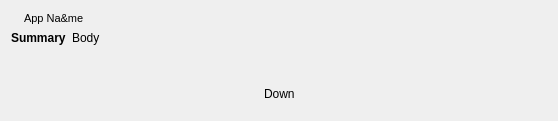
<?xml version="1.0" encoding="UTF-8"?>
<ui version="4.0">
 <class>NotificationPopup</class>
 <widget class="QDialog" name="NotificationPopup">
  <property name="geometry">
   <rect>
    <x>0</x>
    <y>0</y>
    <width>558</width>
    <height>121</height>
   </rect>
  </property>
  <property name="windowTitle">
   <string>Dialog</string>
  </property>
  <layout class="QVBoxLayout" name="verticalLayout">
   <property name="spacing">
    <number>0</number>
   </property>
   <item>
    <layout class="QHBoxLayout" name="horizontalLayout_5">
     <property name="spacing">
      <number>0</number>
     </property>
     <property name="rightMargin">
      <number>0</number>
     </property>
     <item>
      <layout class="QVBoxLayout" name="verticalLayout_3">
       <property name="spacing">
        <number>0</number>
       </property>
       <item>
        <layout class="QHBoxLayout" name="horizontalLayout_7">
         <property name="spacing">
          <number>6</number>
         </property>
         <item>
          <widget class="QLabel" name="appIcon">
           <property name="text">
            <string/>
           </property>
          </widget>
         </item>
         <item>
          <widget class="QLabel" name="appnameLabel">
           <property name="sizePolicy">
            <sizepolicy hsizetype="Expanding" vsizetype="Preferred">
             <horstretch>0</horstretch>
             <verstretch>0</verstretch>
            </sizepolicy>
           </property>
           <property name="font">
            <font>
             <pointsize>8</pointsize>
            </font>
           </property>
           <property name="text">
            <string notr="true">App Na&amp;me</string>
           </property>
          </widget>
         </item>
        </layout>
       </item>
       <item>
        <widget class="QWidget" name="ContentsWidget" native="true">
         <layout class="QHBoxLayout" name="horizontalLayout">
          <property name="spacing">
           <number>6</number>
          </property>
          <property name="leftMargin">
           <number>0</number>
          </property>
          <property name="topMargin">
           <number>6</number>
          </property>
          <property name="rightMargin">
           <number>0</number>
          </property>
          <property name="bottomMargin">
           <number>0</number>
          </property>
          <item>
           <widget class="QLabel" name="summaryLabel">
            <property name="font">
             <font>
              <weight>75</weight>
              <bold>true</bold>
             </font>
            </property>
            <property name="text">
             <string notr="true">Summary</string>
            </property>
            <property name="alignment">
             <set>Qt::AlignLeading|Qt::AlignLeft|Qt::AlignTop</set>
            </property>
           </widget>
          </item>
          <item>
           <widget class="QLabel" name="bodyLabel">
            <property name="sizePolicy">
             <sizepolicy hsizetype="Expanding" vsizetype="Preferred">
              <horstretch>0</horstretch>
              <verstretch>0</verstretch>
             </sizepolicy>
            </property>
            <property name="text">
             <string notr="true">Body</string>
            </property>
            <property name="alignment">
             <set>Qt::AlignLeading|Qt::AlignLeft|Qt::AlignTop</set>
            </property>
            <property name="wordWrap">
             <bool>true</bool>
            </property>
           </widget>
          </item>
         </layout>
        </widget>
       </item>
      </layout>
     </item>
     <item>
      <widget class="QLabel" name="bigIconLabel">
       <property name="text">
        <string/>
       </property>
      </widget>
     </item>
    </layout>
   </item>
   <item>
    <widget class="QWidget" name="buttonsWidget" native="true">
     <layout class="QHBoxLayout" name="horizontalLayout_2">
      <property name="spacing">
       <number>0</number>
      </property>
      <property name="leftMargin">
       <number>0</number>
      </property>
      <property name="topMargin">
       <number>6</number>
      </property>
      <property name="rightMargin">
       <number>0</number>
      </property>
      <property name="bottomMargin">
       <number>0</number>
      </property>
      <item>
       <widget class="QWidget" name="actionsWidget" native="true">
        <layout class="QHBoxLayout" name="horizontalLayout_4">
         <property name="spacing">
          <number>0</number>
         </property>
         <property name="leftMargin">
          <number>0</number>
         </property>
         <property name="topMargin">
          <number>0</number>
         </property>
         <property name="rightMargin">
          <number>0</number>
         </property>
         <property name="bottomMargin">
          <number>0</number>
         </property>
        </layout>
       </widget>
      </item>
      <item>
       <spacer name="horizontalSpacer">
        <property name="orientation">
         <enum>Qt::Horizontal</enum>
        </property>
        <property name="sizeHint" stdset="0">
         <size>
          <width>40</width>
          <height>20</height>
         </size>
        </property>
       </spacer>
      </item>
      <item>
       <widget class="QPushButton" name="dismissButton">
        <property name="text">
         <string/>
        </property>
        <property name="icon">
         <iconset theme="dialog-close">
          <normaloff>.</normaloff>.</iconset>
        </property>
        <property name="flat">
         <bool>true</bool>
        </property>
       </widget>
      </item>
     </layout>
    </widget>
   </item>
   <item>
    <widget class="QWidget" name="downContainer" native="true">
     <layout class="QHBoxLayout" name="horizontalLayout_3">
      <property name="leftMargin">
       <number>0</number>
      </property>
      <property name="topMargin">
       <number>0</number>
      </property>
      <property name="rightMargin">
       <number>0</number>
      </property>
      <property name="bottomMargin">
       <number>0</number>
      </property>
      <item>
       <spacer name="horizontalSpacer_2">
        <property name="orientation">
         <enum>Qt::Horizontal</enum>
        </property>
        <property name="sizeHint" stdset="0">
         <size>
          <width>40</width>
          <height>20</height>
         </size>
        </property>
       </spacer>
      </item>
      <item>
       <widget class="QLabel" name="downArrow">
        <property name="text">
         <string notr="true">Down</string>
        </property>
       </widget>
      </item>
      <item>
       <spacer name="horizontalSpacer_3">
        <property name="orientation">
         <enum>Qt::Horizontal</enum>
        </property>
        <property name="sizeHint" stdset="0">
         <size>
          <width>40</width>
          <height>20</height>
         </size>
        </property>
       </spacer>
      </item>
     </layout>
    </widget>
   </item>
  </layout>
 </widget>
 <resources/>
 <connections/>
</ui>
